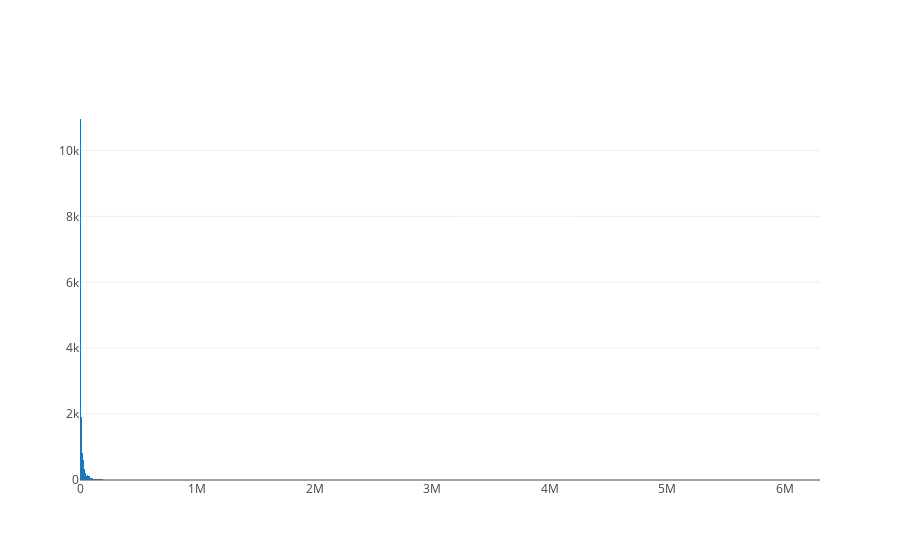

The code cell stored with this chart in its notebook:
### Markdown cell above
### Things I am going to do next:
0. avoid any zero capacity or load entering in our scatter plot.
1. linear regression (least square)
2. cut off 20%-40% of data points based on distribution.
3. color the points based on country and check if there is a relation between different country.
4. find population and temperature to get volume entering WWTPs and use volume data to predict capacity.

### Code cell
iplot([Histogram(x=df_no_missing['LoadEntering'].tolist())])

### Figure 1 — Plotly figure (JSON) as saved in the notebook; plotly's stock layout.template omitted (floating-point values rounded to 4 significant figures; data arrays with more than 128 entries replaced by an {"elided": "..."} marker saying what was removed)
{"data": [{"type": "histogram", "x": {"elided": "22877 int values"}}], "layout": {}}
